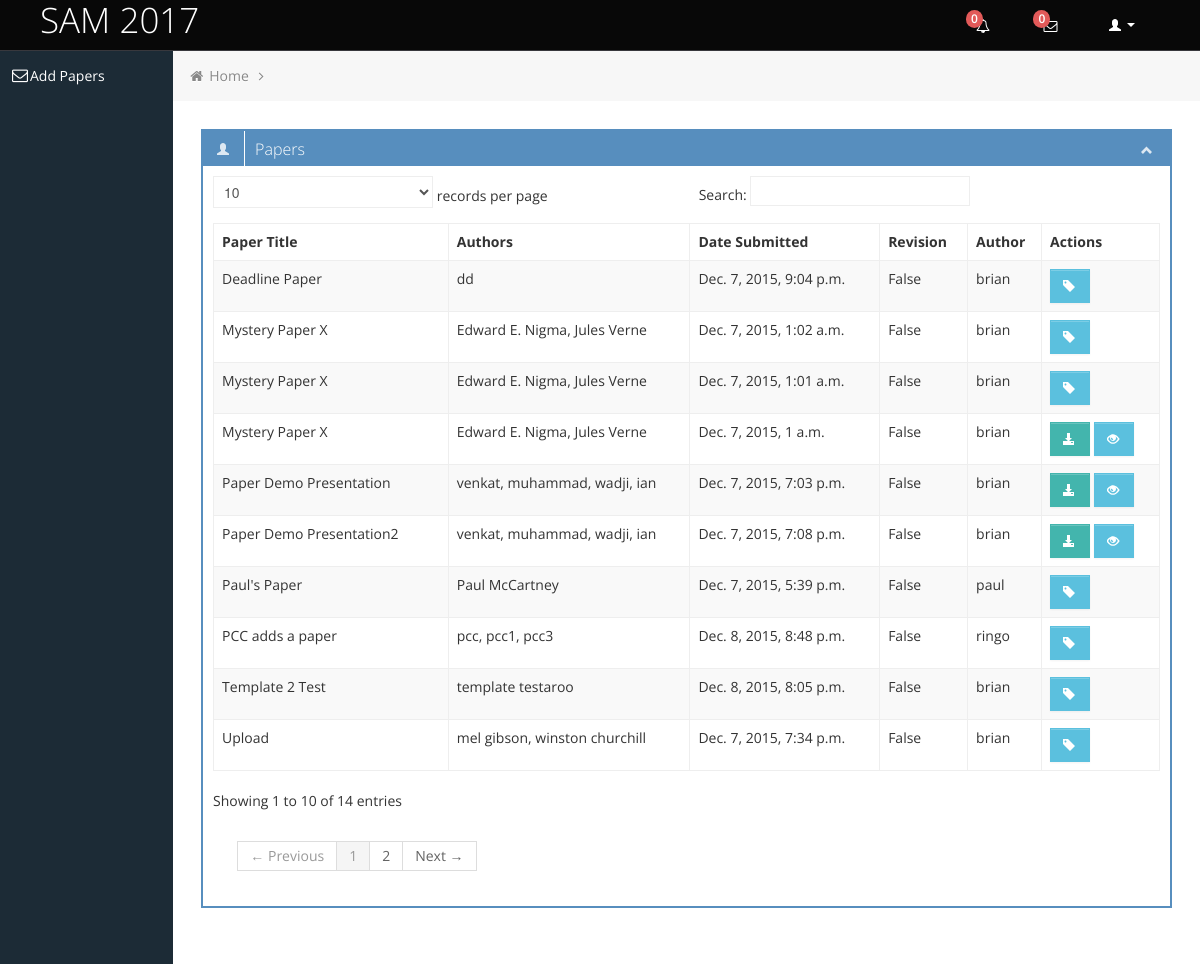
Page /app/ (signed in) on the committed database.
### app/models.py (models this page shows, shortened)
class Paper(models.Model):
    title = models.CharField(max_length = 255)
    revision = models.BooleanField()
    date_submitted = models.DateTimeField(auto_now=True, null=True)
    contact_author = models.ForeignKey(SAM2017User, related_name="submitter")
    authors = models.CharField(max_length = 255)
    deadline = models.DateTimeField(null=True)
    docfile = models.FileField(upload_to='documents/%y/%m/%d')
    MLA = "MLA"
    APA = "APA"
    CBE = "CBE"
    CHICAGO = "CHI"
    FORMAT_CHOICES = (
            (MLA, "MLA"),
            (APA, "APA"),
            (CBE, "CBE"),
            (CHICAGO, "Chicago"),
    )
    format = models.CharField(max_length= 10,
                              choices=FORMAT_CHOICES)

class SAM2017User(models.Model):
    user = models.OneToOneField(User)
    class Meta:
        app_label = 'app'
    def __str__(self):
        return self.user.username

### app/views.py (the view)
@login_required
@user_passes_test(not_author_check, login_url='/app/upload/')
def index(request):
    paper_list = Paper.objects.order_by('-date_submitted')
    context_dict = {'papers': paper_list}
    can_download = []
    user_group = identify_user_group(request.user)
    if(user_group == 'PCM'):
        for paper in paper_list:
            if right_pcm(request.user, paper.id):
                can_download.append(paper.id)
    context_dict['user_group'] = user_group
    context_dict['can_download'] = can_download
    return render(request, 'app/index.html', context_dict)

### app/views.py (called while the page is built)
def not_author_check(user):
    return user.groups.filter(name='PCC').exists() or user.groups.filter(name='PCM').exists()

def right_pcm(user, paper_id):
    return PCMAssign.objects.filter(pcm__user=user, paper__id = paper_id).exists()

def identify_user_group(user):
    group = ''
    if(user.groups.filter(name='Author').exists()):
        group = 'Author'
    elif(user.groups.filter(name='PCM').exists()):
        group = 'PCM'
    elif(user.groups.filter(name='PCC').exists()):
        group = 'PCC'
    else:
        group = 'undefined'
    return group

### app/templates/app/index.html (shortened to what this page needs)
{% extends "app/base.html" %}
{% block content %}
			<ul class="breadcrumb">
				<li>
					<i class="icon-home"></i>
					<a href="index.html">Home</a>
					<i class="icon-angle-right"></i>
				</li>
			</ul>
			<div class="row-fluid sortable">
				<div class="box span12">
					<div class="box-header" data-original-title>
						<h2><i class="halflings-icon white user"></i>Papers</h2>
						<div class="box-icon">
							<a href="#" class="btn-minimize"><i class="halflings-icon white chevron-up"></i></a>
						</div>
					</div>
					<div class="box-content">
					{% if papers %}
						<table class="table table-striped table-bordered bootstrap-datatable datatable">
						  <thead>
							  <tr>
								  <th>Paper Title</th>
                                  <th>Authors</th>
								  <th>Date Submitted</th>
								  <th>Revision</th>
								  <th>Author</th>
								  <th>Actions</th>
							  </tr>
						  </thead>
						  <tbody>
						  {% for paper in papers %}
							<tr>
								<td>{{ paper.title }}</td>
								<td class="center">{{ paper.authors }}</td>
								<td class="center">{{ paper.date_submitted }}</td>
								<td class="center">{{ paper.revision }}</td>
								<td class="center">{{ paper.contact_author }}</td>
								<td class="center">
                                {% if user_group == 'PCM' and paper.id in can_download %}
									<a class="btn btn-success" href="{% url 'app:download' paper.id %}">
										<i class="halflings-icon white download-alt"></i>
									</a>
									<a href="{% url 'app:pcm_review' paper.id %}" class="btn btn-info">
										<i class="halflings-icon white eye-open"></i>
									</a>
                                {% elif user_group == 'PCM' %}
                                    <a href="{% url 'app:wishlist' paper.id %}" class="btn btn-info">
										<i class="halflings-icon white tag"></i>
									</a>
                                {% endif %}
								</td>
							</tr>
							{% endfor %}
						  </tbody>
					  </table>
					{% else %}
						<strong>There are no papers submitted.</strong>
					{% endif %}
					</div>
				</div>
			</div>
{% endblock %}

### app/static/css/style.css (style rules this page uses)
body { background: #F5F5F5; color: #333; border: none; font-family: 'Open Sans', sans-serif; font-weight: 400; }
a { color: #646464; }
h2 { font-size: 16px; line-height: 16px; }
.breadcrumb { margin: -28px -28px 28px -28px; line-height: 34px; background: #F7F7F7; border: 0px; color: #888; -webkit-box-shadow: none; -moz-box-shadow: none; box-shadow: none; -webkit-border-radius: 0px; -moz-border-radius: 0px; border-radius: 0px; }
.breadcrumb a { color: #888; text-shadow: 0px 1px 1px #fff; }
.box { border: 2px solid #578EBE; background: #fff !important; margin-bottom: 28px; }
.box-header { height: 16px; font-size: 16px; line-height: 16px; padding: 10px; background: #578EBE; -webkit-box-shadow: none; -moz-box-shadow: none; box-shadow: none; overflow: hidden; }
.box-header h2 { float:left; margin-top: 0px; font-weight: 300; }
.box-header .box-icon, .box-header h2 { color:#fff; }
.box-header h2 i { margin: 0px 3px 0px 4px; opacity: .8; filter: alpha(opacity=80); -ms-filter:"progid:DXImageTransform.Microsoft.Alpha(Opacity=80)"; }
.box-header .box-icon { float:right; margin-top: 1px; }
.box-header .box-icon i { -webkit-transition: all 0.1s ease-in-out; -moz-transition: all 0.1s ease-in-out; -o-transition: all 0.1s ease-in-out; -ms-transition: all 0.1s ease-in-out; transition: all 0.1s ease-in-out; opacity: .8; filter: alpha(opacity=80); -ms-filter:"progid:DXImageTransform.Microsoft.Alpha(Opacity=80)"; }
.box-header .box-icon a { margin: 0px 5px; }
.box-content { position: relative; z-index: 50; margin-top: -1px; padding: 10px; background: #fff !important; }
.btn { display: inline-block; padding: 6px 12px; margin-bottom: 0; font-size: 14px; font-weight: 500; line-height: 20px; text-align: center; white-space: nowrap; vertical-align: middle; cursor: pointer; border: 1px solid #a7a9aa; -webkit-border-radius: 0px !important; border-radius: 0px !important; }
.btn i { margin-top: 2px; }
.btn { color: #ffffff; background-color: #a7a9aa; border-color: #a7a9aa; background-image: none; filter: none; text-shadow: none; }
.btn-success { background-color: #43B5AD; border-color: #43B5AD; }
.btn-info { background-color: #5bc0de; border-color: #5bc0de; }
.table th, .table td { border-top: 1px solid #eee; }
.table-bordered { border-color: #eee; -webkit-border-radius: 0px !important; -moz-border-radius: 0px !important; border-radius: 0px !important; }
.table-bordered th, .table-bordered td { border-left: 1px solid #eee; }
.table-bordered thead:first-child tr:first-child > th:first-child, .table-bordered tbody:first-child tr:first-child > td:first-child, .table-bordered tbody:first-child tr:first-child > th:first-child { -webkit-border-radius: 0px !important; -moz-border-radius: 0px !important; border-radius: 0px !important; }
.table-bordered thead:first-child tr:first-child > th:last-child, .table-bordered tbody:first-child tr:first-child > td:last-child, .table-bordered tbody:first-child tr:first-child > th:last-child { -webkit-border-radius: 0px !important; -moz-border-radius: 0px !important; border-radius: 0px !important; }
.table-bordered thead:last-child tr:last-child > th:first-child, .table-bordered tbody:last-child tr:last-child > td:first-child, .table-bordered tbody:last-child tr:last-child > th:first-child, .table-bordered tfoot:last-child tr:last-child > td:first-child, .table-bordered tfoot:last-child tr:last-child > th:first-child { -webkit-border-radius: 0px !important; -moz-border-radius: 0px !important; border-radius: 0px !important; }
.table-bordered thead:last-child tr:last-child > th:last-child, .table-bordered tbody:last-child tr:last-child > td:last-child, .table-bordered tbody:last-child tr:last-child > th:last-child, .table-bordered tfoot:last-child tr:last-child > td:last-child, .table-bordered tfoot:last-child tr:last-child > th:last-child { -webkit-border-radius: 0px !important; -moz-border-radius: 0px !important; border-radius: 0px !important; }

### rows in the picture
Paper: title "PCC adds a paper", authors "pcc, pcc1, pcc3", date_submitted "Dec. 8, 2015, 8:48 p.m.", revision "False", contact_author "ringo"
Paper: title "Template 2 Test", authors "template testaroo", date_submitted "Dec. 8, 2015, 8:05 p.m.", revision "False", contact_author "brian"
Paper: title "Deadline Paper", authors "dd", date_submitted "Dec. 7, 2015, 9:04 p.m.", revision "False", contact_author "brian"
Paper: title "Upload", authors "mel gibson, winston churchill", date_submitted "Dec. 7, 2015, 7:34 p.m.", revision "False", contact_author "brian"
Paper: title "Paper Demo Presentation2", authors "venkat, muhammad, wadji, ian", date_submitted "Dec. 7, 2015, 7:08 p.m.", revision "False", contact_author "brian"
Paper: title "Paper Demo Presentation", authors "venkat, muhammad, wadji, ian", date_submitted "Dec. 7, 2015, 7:03 p.m.", revision "False", contact_author "brian"
Paper: title "Paul's Paper", authors "Paul McCartney", date_submitted "Dec. 7, 2015, 5:39 p.m.", revision "False", contact_author "paul"
Paper: title "Mystery Paper X", authors "Edward E. Nigma, Jules Verne", date_submitted "Dec. 7, 2015, 1:02 a.m.", revision "False", contact_author "brian"
Paper: title "Mystery Paper X", authors "Edward E. Nigma, Jules Verne", date_submitted "Dec. 7, 2015, 1:01 a.m.", revision "False", contact_author "brian"
Paper: title "Mystery Paper X", authors "Edward E. Nigma, Jules Verne", date_submitted "Dec. 7, 2015, 1 a.m.", revision "False", contact_author "brian"
